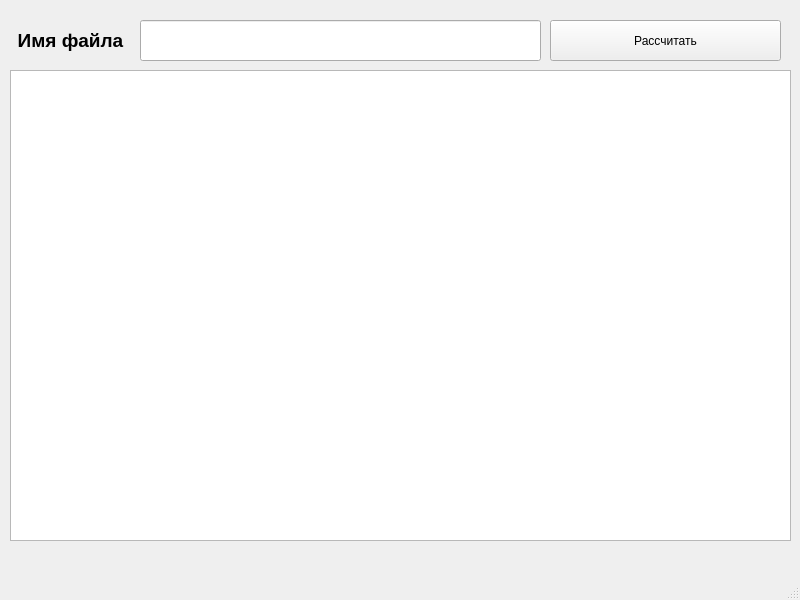
<?xml version="1.0" encoding="UTF-8"?>
<ui version="4.0">
 <class>MainWindow</class>
 <widget class="QMainWindow" name="MainWindow">
  <property name="geometry">
   <rect>
    <x>0</x>
    <y>0</y>
    <width>800</width>
    <height>600</height>
   </rect>
  </property>
  <property name="windowTitle">
   <string>MainWindow</string>
  </property>
  <widget class="QWidget" name="centralwidget">
   <widget class="QLabel" name="label">
    <property name="geometry">
     <rect>
      <x>10</x>
      <y>20</y>
      <width>121</width>
      <height>41</height>
     </rect>
    </property>
    <property name="text">
     <string>&lt;html&gt;&lt;head/&gt;&lt;body&gt;&lt;p align=&quot;center&quot;&gt;&lt;span style=&quot; font-size:14pt; font-weight:600;&quot;&gt;Имя файла&lt;/span&gt;&lt;/p&gt;&lt;/body&gt;&lt;/html&gt;</string>
    </property>
   </widget>
   <widget class="QLineEdit" name="filenameEdit">
    <property name="geometry">
     <rect>
      <x>140</x>
      <y>20</y>
      <width>401</width>
      <height>41</height>
     </rect>
    </property>
   </widget>
   <widget class="QPushButton" name="button">
    <property name="geometry">
     <rect>
      <x>550</x>
      <y>20</y>
      <width>231</width>
      <height>41</height>
     </rect>
    </property>
    <property name="text">
     <string>Рассчитать</string>
    </property>
   </widget>
   <widget class="QTextBrowser" name="textBrowser">
    <property name="geometry">
     <rect>
      <x>10</x>
      <y>70</y>
      <width>781</width>
      <height>471</height>
     </rect>
    </property>
   </widget>
  </widget>
  <widget class="QMenuBar" name="menubar">
   <property name="geometry">
    <rect>
     <x>0</x>
     <y>0</y>
     <width>800</width>
     <height>21</height>
    </rect>
   </property>
  </widget>
  <widget class="QStatusBar" name="statusbar"/>
 </widget>
 <resources/>
 <connections/>
</ui>
